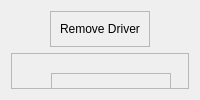
            <widget class="QWidget" name="tab_14">
             <attribute name="title">
              <string>Remove Driver</string>
             </attribute>
             <layout class="QGridLayout" name="gridLayout_186">
              <item row="0" column="0">
               <widget class="QWidget" name="widget_28" native="true"/>
              </item>
              <item row="0" column="1">
               <widget class="QFrame" name="frame_3">
                <property name="frameShape">
                 <enum>QFrame::StyledPanel</enum>
                </property>
                <property name="frameShadow">
                 <enum>QFrame::Raised</enum>
                </property>
                <layout class="QGridLayout" name="gridLayout_185">
                 <item row="0" column="0">
                  <widget class="QLabel" name="label_55">
                   <property name="text">
                    <string>Remove Driver</string>
                   </property>
                  </widget>
                 </item>
                </layout>
               </widget>
              </item>
              <item row="0" column="2">
               <widget class="QWidget" name="widget_29" native="true"/>
              </item>
              <item row="1" column="0" colspan="3">
               <widget class="QFrame" name="frame_227">
                <property name="frameShape">
                 <enum>QFrame::StyledPanel</enum>
                </property>
                <property name="frameShadow">
                 <enum>QFrame::Raised</enum>
                </property>
                <widget class="QFrame" name="frame_228">
                 <property name="geometry">
                  <rect>
                   <x>40</x>
                   <y>20</y>
                   <width>120</width>
                   <height>80</height>
                  </rect>
                 </property>
                 <property name="frameShape">
                  <enum>QFrame::StyledPanel</enum>
                 </property>
                 <property name="frameShadow">
                  <enum>QFrame::Raised</enum>
                 </property>
                </widget>
                <widget class="QFrame" name="frame_229">
                 <property name="geometry">
                  <rect>
                   <x>200</x>
                   <y>20</y>
                   <width>120</width>
                   <height>80</height>
                  </rect>
                 </property>
                 <property name="frameShape">
                  <enum>QFrame::StyledPanel</enum>
                 </property>
                 <property name="frameShadow">
                  <enum>QFrame::Raised</enum>
                 </property>
                </widget>
                <widget class="QFrame" name="frame_230">
                 <property name="geometry">
                  <rect>
                   <x>340</x>
                   <y>20</y>
                   <width>120</width>
                   <height>80</height>
                  </rect>
                 </property>
                 <property name="frameShape">
                  <enum>QFrame::StyledPanel</enum>
                 </property>
                 <property name="frameShadow">
                  <enum>QFrame::Raised</enum>
                 </property>
                </widget>
                <widget class="QFrame" name="frame_231">
                 <property name="geometry">
                  <rect>
                   <x>50</x>
                   <y>140</y>
                   <width>120</width>
                   <height>80</height>
                  </rect>
                 </property>
                 <property name="frameShape">
                  <enum>QFrame::StyledPanel</enum>
                 </property>
                 <property name="frameShadow">
                  <enum>QFrame::Raised</enum>
                 </property>
                </widget>
                <widget class="QFrame" name="frame_232">
                 <property name="geometry">
                  <rect>
                   <x>180</x>
                   <y>140</y>
                   <width>251</width>
                   <height>111</height>
                  </rect>
                 </property>
                 <property name="frameShape">
                  <enum>QFrame::StyledPanel</enum>
                 </property>
                 <property name="frameShadow">
                  <enum>QFrame::Raised</enum>
                 </property>
                 <widget class="QWidget" name="widget_26" native="true">
                  <property name="geometry">
                   <rect>
                    <x>10</x>
                    <y>20</y>
                    <width>182</width>
                    <height>38</height>
                   </rect>
                  </property>
                  <layout class="QGridLayout" name="gridLayout_183">
                   <item row="0" column="0">
                    <widget class="QLabel" name="label_56">
                     <property name="text">
                      <string>Drive ID</string>
                     </property>
                    </widget>
                   </item>
                   <item row="0" column="1">
                    <widget class="QComboBox" name="comboBox_4">
                     <property name="editable">
                      <bool>true</bool>
                     </property>
                     <item>
                      <property name="text">
                       <string>Choose Drive ID</string>
                      </property>
                     </item>
                    </widget>
                   </item>
                  </layout>
                 </widget>
                </widget>
                <widget class="QFrame" name="frame_233">
                 <property name="geometry">
                  <rect>
                   <x>460</x>
                   <y>150</y>
                   <width>120</width>
                   <height>80</height>
                  </rect>
                 </property>
                 <property name="frameShape">
                  <enum>QFrame::StyledPanel</enum>
                 </property>
                 <property name="frameShadow">
                  <enum>QFrame::Raised</enum>
                 </property>
                </widget>
                <widget class="QFrame" name="frame_234">
                 <property name="geometry">
                  <rect>
                   <x>50</x>
                   <y>320</y>
                   <width>120</width>
                   <height>80</height>
                  </rect>
                 </property>
                 <property name="frameShape">
                  <enum>QFrame::StyledPanel</enum>
                 </property>
                 <property name="frameShadow">
                  <enum>QFrame::Raised</enum>
                 </property>
                </widget>
                <widget class="QFrame" name="frame_235">
                 <property name="geometry">
                  <rect>
                   <x>220</x>
                   <y>310</y>
                   <width>120</width>
                   <height>80</height>
                  </rect>
                 </property>
                 <property name="frameShape">
                  <enum>QFrame::StyledPanel</enum>
                 </property>
                 <property name="frameShadow">
                  <enum>QFrame::Raised</enum>
                 </property>
                </widget>
                <widget class="QFrame" name="frame_236">
                 <property name="geometry">
                  <rect>
                   <x>360</x>
                   <y>290</y>
                   <width>120</width>
                   <height>80</height>
                  </rect>
                 </property>
                 <property name="frameShape">
                  <enum>QFrame::StyledPanel</enum>
                 </property>
                 <property name="frameShadow">
                  <enum>QFrame::Raised</enum>
                 </property>
                </widget>
                <widget class="QWidget" name="widget_27" native="true">
                 <property name="geometry">
                  <rect>
                   <x>230</x>
                   <y>260</y>
                   <width>174</width>
                   <height>44</height>
                  </rect>
                 </property>
                 <layout class="QGridLayout" name="gridLayout_184">
                  <item row="0" column="0">
                   <widget class="QPushButton" name="removedriveremove">
                    <property name="text">
                     <string>Remove</string>
                    </property>
                   </widget>
                  </item>
                  <item row="0" column="1">
                   <widget class="QPushButton" name="removedriveclose">
                    <property name="text">
                     <string>Close</string>
                    </property>
                   </widget>
                  </item>
                 </layout>
                </widget>
               </widget>
              </item>
             </layout>
            </widget>
